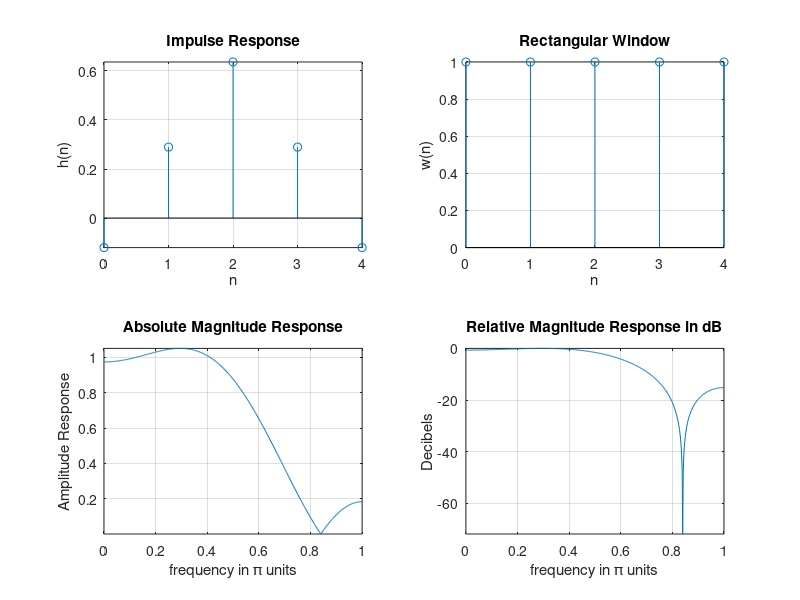

Write the MATLAB code that produced this figure.
clc;
clear all;
close all;
M = 5;
wc = 2;
n = 0:1:M - 1;
alpha =(M -1) /2; m = n - alpha ;
fc = wc/pi;
hd = fc * sinc(fc*m );
w_rec =(rectwin(M))';
h = hd.*w_rec;
[H ,w] = freqz(h,1,1000,'whole');
H = (H(1:1:501))';
w =(w(1:1:501))';
mag = abs(H);
db = 20*log10((mag+eps)/max(mag));
subplot(2 ,2 ,1)
stem(n,h);
title('Impulse Response');
grid
axis tight;
xlabel('n');
ylabel('h(n)');
subplot (2 ,2 ,2)
stem(n,w_rec); title('Rectangular Window'),
grid
axis tight;
xlabel ('n');
ylabel ('w(n)')
subplot(2 ,2 ,3)
plot(w /pi , mag );
title('Absolute Magnitude Response'),
grid
axis tight;
xlabel('frequency in \pi units');
ylabel('Amplitude Response')
subplot(2 ,2 ,4)
plot(w/pi,db);
title('Relative Magnitude Response in dB'),
grid
axis tight;
xlabel('frequency in \pi units');
ylabel ('Decibels');
